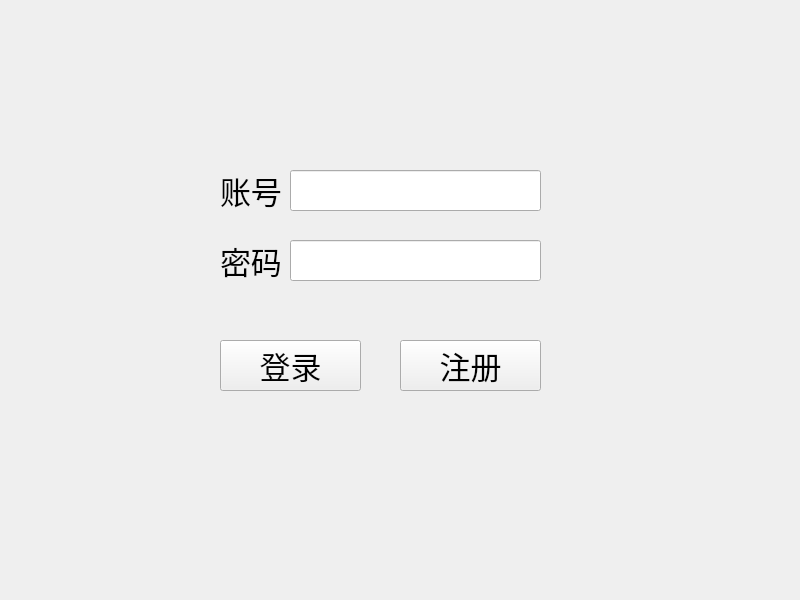
<?xml version="1.0" encoding="UTF-8"?>
<ui version="4.0">
 <class>Widget</class>
 <widget class="QWidget" name="Widget">
  <property name="geometry">
   <rect>
    <x>0</x>
    <y>0</y>
    <width>800</width>
    <height>600</height>
   </rect>
  </property>
  <property name="windowTitle">
   <string>Login</string>
  </property>
  <widget class="QLabel" name="label">
   <property name="geometry">
    <rect>
     <x>220</x>
     <y>170</y>
     <width>71</width>
     <height>41</height>
    </rect>
   </property>
   <property name="font">
    <font>
     <pointsize>23</pointsize>
    </font>
   </property>
   <property name="text">
    <string>账号</string>
   </property>
  </widget>
  <widget class="QLineEdit" name="leusername">
   <property name="geometry">
    <rect>
     <x>290</x>
     <y>170</y>
     <width>251</width>
     <height>41</height>
    </rect>
   </property>
  </widget>
  <widget class="QLineEdit" name="lepassword">
   <property name="geometry">
    <rect>
     <x>290</x>
     <y>240</y>
     <width>251</width>
     <height>41</height>
    </rect>
   </property>
   <property name="maxLength">
    <number>32765</number>
   </property>
   <property name="echoMode">
    <enum>QLineEdit::Password</enum>
   </property>
  </widget>
  <widget class="QLabel" name="label_2">
   <property name="geometry">
    <rect>
     <x>220</x>
     <y>240</y>
     <width>71</width>
     <height>41</height>
    </rect>
   </property>
   <property name="font">
    <font>
     <pointsize>23</pointsize>
    </font>
   </property>
   <property name="text">
    <string>密码</string>
   </property>
  </widget>
  <widget class="QPushButton" name="pushButton">
   <property name="geometry">
    <rect>
     <x>220</x>
     <y>340</y>
     <width>141</width>
     <height>51</height>
    </rect>
   </property>
   <property name="font">
    <font>
     <pointsize>23</pointsize>
    </font>
   </property>
   <property name="text">
    <string>登录</string>
   </property>
  </widget>
  <widget class="QPushButton" name="pushButton_2">
   <property name="geometry">
    <rect>
     <x>400</x>
     <y>340</y>
     <width>141</width>
     <height>51</height>
    </rect>
   </property>
   <property name="font">
    <font>
     <pointsize>23</pointsize>
    </font>
   </property>
   <property name="text">
    <string>注册</string>
   </property>
  </widget>
 </widget>
 <resources/>
 <connections/>
</ui>
